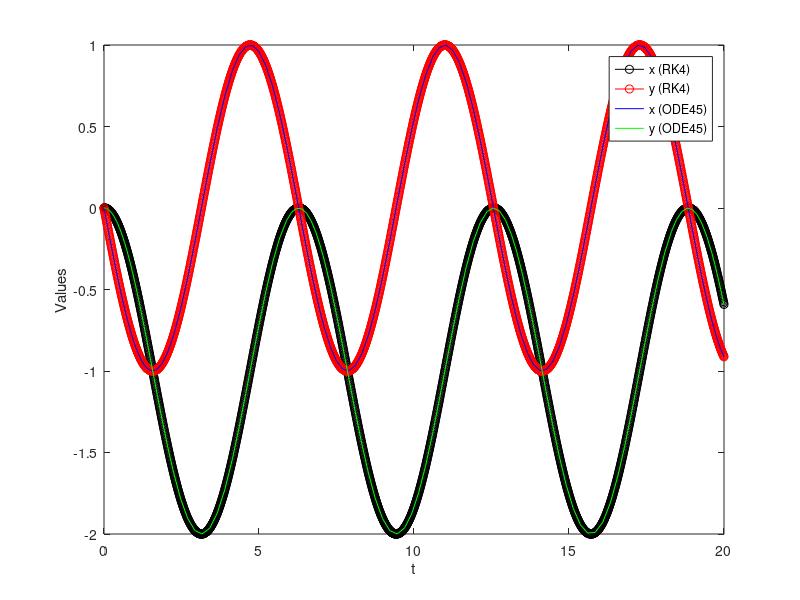

This chart was generated by the following MATLAB code:
clear
close all

% Define the system of first-order ordinary differential equations
f = @(t, y, x) -x - 1;
g = @(t, y, x) y;

% Initial conditions
x(1) = 0;
y(1) = 0;
t(1) = 0;
h = 0.01; % Step size
n = 20 / h + 1; % Number of steps

% Main loop for the fourth-order Runge-Kutta method
for i = 1:(n - 1)
    % Compute intermediate values using Runge-Kutta method
    k1 = h * f(t(i), y(i), x(i));
    l1 = h * g(t(i), y(i), x(i));

    k2 = h * f(t(i) + h/2, y(i) + k1/2, x(i) + l1/2);
    l2 = h * g(t(i) + h/2, y(i) + k1/2, x(i) + l1/2);

    k3 = h * f(t(i) + h/2, y(i) + k2/2, x(i) + l2/2);
    l3 = h * g(t(i) + h/2, y(i) + k2/2, x(i) + l2/2);

    k4 = h * f(t(i) + h, y(i) + k3, x(i) + l3);
    l4 = h * g(t(i) + h, y(i) + k3, x(i) + l3);

    % Update y and x values using the fourth-order Runge-Kutta method
    y(i + 1) = y(i) + (1 / 6) * (k1 + 2 * k2 + 2 * k3 + k4);
    x(i + 1) = x(i) + (1 / 6) * (l1 + 2 * l2 + 2 * l3 + l4);

    % Update time
    t(i + 1) = t(i) + h;
end

% Print the final result
fprintf("y(%f) = %f \n x(%f) = %f", t(end), y(end), t(end), x(end));

% Plot the solutions
plot(t, x, '-ok')
hold on;
plot(t, y, '-or')
xlim([0 20]);
xlabel('t');
ylabel('Values');
tspan = [0 20];
Y0 = [0; 0];
[t, Y] = ode45(@(t, Y) [- Y(2) - 1; Y(1)], tspan, Y0);

y = Y(:, 1);
x = Y(:, 2);

plot(t, y, 'b')
hold on
plot(t, x, 'g')

legend({'x (RK4)', 'y (RK4)', 'x (ODE45)', 'y (ODE45)'});